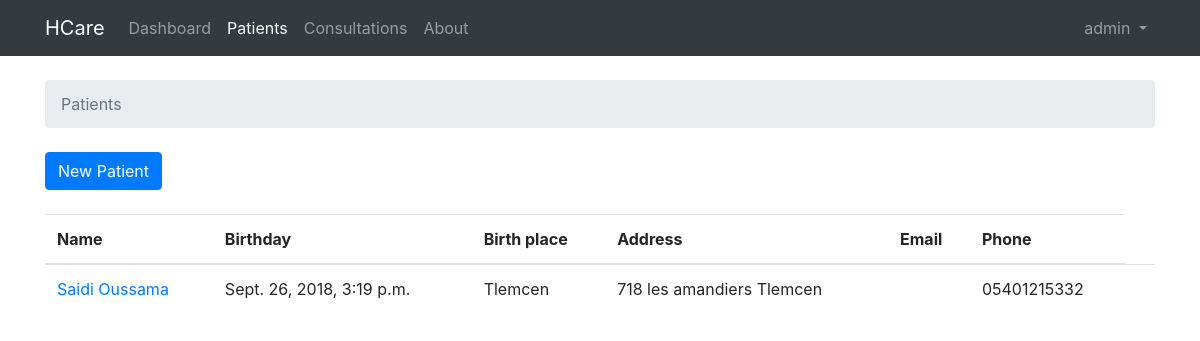
Before: /patients/?page=2 (signed in) with the older database file.
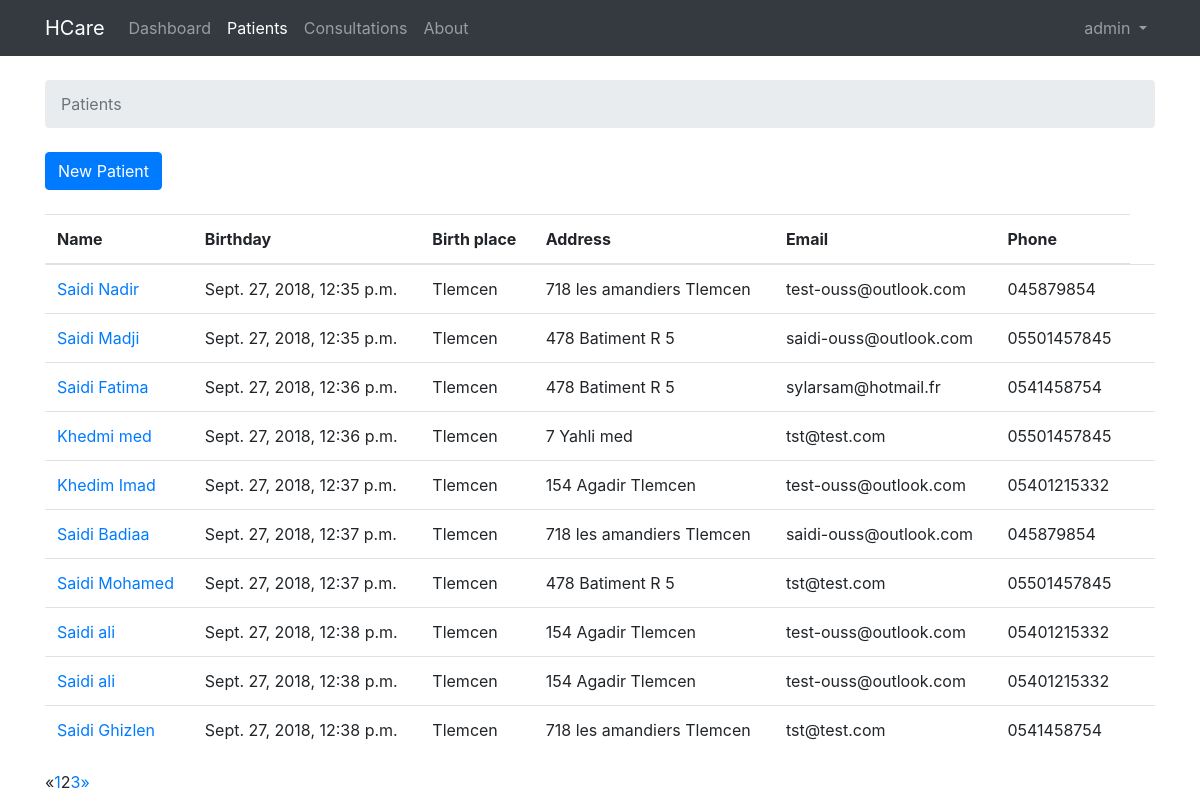
After: the same page with the newer database file.
### patient_followup/models.py (models this page shows, shortened)
class Patient(models.Model):
    sex_types = (
        ('f', 'Female'),
        ('m', 'Male'),
    )
    name = models.CharField(max_length=30)
    birthday = models.DateTimeField(auto_now_add=True)
    birthplace = models.CharField(max_length=30)
    sex = models.CharField(max_length=1,choices=sex_types)
    address = models.CharField(max_length=128)
    phone= models.CharField(max_length=13)
    email= models.CharField(max_length=254,default="")
    social_number = models.CharField(max_length=20)
    picture = models.ImageField(max_length=100)
    comment = models.TextField()

### patient_followup/views.py (the view)
# urls.py: url(r'^patients/$', views.patients, name='patients'),
@login_required
def patients(request):
    patient_list = Patient.objects.all()
    page = request.GET.get('page', 1)
    paginator = Paginator(patient_list, 10)
    try:
        patients = paginator.page(page)
    except PageNotAnInteger:
        patients = paginator.page(1)
    except EmptyPage:
        patients = paginator.page(paginator.num_pages)
    paginator = Paginator(patient_list, 10)
    return render(request, 'patients.html',{'patients':patients})

### templates/patients.html (shortened to what this page needs)
{% extends 'base.html' %}
{% block breadcrumb %}
  <li class="breadcrumb-item active">Patients</li>
{% endblock %}
{% block content %}
<div class="mb-4">
  <a href="{% url 'new_patient' %}" class="btn btn-primary">New Patient</a>
</div>
  <table class="table">
    <thead class="thead-inverse">
      <tr>
        <th>Name</th>
        <th>Birthday</th>
        <th>Birth place</th>
        <th>Address</th>
        <th>Email</th>
        <th>Phone</th>
      </tr>
    </thead>
    <tbody>
      {% for patient in patients %}
        <tr>
          <td>
            <a href="{% url 'patient' patient.pk %}">{{ patient.name }}</a>
          </td>
          <td class="align-middle">{{ patient.birthday }}</td>
          <td class="align-middle">{{ patient.birthplace }}</td>
          <td class="align-middle">{{ patient.address }}</td>
          <td class="align-middle">{{ patient.email }}</td>
          <td class="align-middle">{{ patient.phone }}</td>
          <td></td>
        </tr>
      {% endfor %}
    </tbody>
  </table>
{% if patients.has_other_pages %}
<ul class="pagination">
  {% if users.has_previous %}
    <li><a href="?page={{ patients.previous_page_number }}">&laquo;</a></li>
  {% else %}
    <li class="disabled"><span>&laquo;</span></li>
  {% endif %}
  {% for i in patients.paginator.page_range %}
    {% if patients.number == i %}
      <li class="active"><span>{{ i }} <span class="sr-only">(current)</span></span></li>
    {% else %}
      <li><a href="?page={{ i }}">{{ i }}</a></li>
    {% endif %}
  {% endfor %}
  {% if patients.has_next %}
    <li><a href="?page={{ patients.next_page_number }}">&raquo;</a></li>
  {% else %}
    <li class="disabled"><span>&raquo;</span></li>
  {% endif %}
</ul>
{% endif %}
{% endblock %}

### templates/base.html (shortened to what this page needs)
{% load static %}<!DOCTYPE html>
<html>
  <head>
    <link rel="stylesheet" href="{% static 'css/bootstrap.css' %}">
    <link rel="stylesheet" href="{% static 'css/base.css' %}">
  </head>
  <body>
    {% block body %}
    <div id="wrapper">
    <nav class="navbar navbar-expand-sm navbar-dark bg-dark">
      <div class="container">
        <a class="navbar-brand" href="{% url 'home' %}">HCare</a>
        <div class="collapse navbar-collapse" id="mainMenu">
         <ul class="navbar-nav mr-auto">
             <li class="nav-item {% if request.resolver_match.url_name == 'home' %}active{% endif %}">
                 <a class="nav-link" href="{% url 'home' %}">Dashboard</a>
             </li>
             <li class="nav-item">
                    <a class="nav-link {% if request.resolver_match.url_name == 'patients' %}active{% endif %}" href="{% url 'patients' %}">Patients</a>
            </li>
            <li class="nav-item">
                    <a class="nav-link" href="#">Consultations</a>
            </li>
            <li class="nav-item">
                    <a class="nav-link" href="#">About</a>
            </li>
         </ul>
          {% if user.is_authenticated %}
            <ul class="navbar-nav ml-auto">
              <li class="nav-item dropdown">
                <a class="nav-link dropdown-toggle" href="#" id="userMenu" data-toggle="dropdown" aria-haspopup="true" aria-expanded="false">
                  {{ user.username }}
                </a>
              </li>
            </ul>
          {% else %}
            <form class="form-inline ml-auto">
              <a href="{% url 'login' %}" class="btn btn-outline-secondary">Log in</a>
              <a href="{% url 'signup' %}" class="btn btn-primary ml-2">Sign up</a>
            </form>
          {% endif %}
        </div>
      </div>
    </nav>
      <div class="container">
        <ol class="breadcrumb my-4">
          {% block breadcrumb %}
          {% endblock %}
        </ol>
        {% block content %}
        {% endblock %}
      </div>
      </div>
    {% endblock body %}
  </body>
</html>

Changed rows visible on the page:
no longer on this page (row edited): Patient: name "Saidi Oussama", birthday "Sept. 26, 2018, 3:19 p.m.", birthplace "Tlemcen", address "718 les amandiers Tlemcen", phone "05401215332"
added Patient: name "Saidi Nadir", birthday "Sept. 27, 2018, 12:35 p.m.", birthplace "Tlemcen", address "718 les amandiers Tlemcen", email "test-ouss@outlook.com", phone "045879854"
added Patient: name "Saidi Madji", birthday "Sept. 27, 2018, 12:35 p.m.", birthplace "Tlemcen", address "478 Batiment R 5", email "saidi-ouss@outlook.com", phone "05501457845"
added Patient: name "Saidi Fatima", birthday "Sept. 27, 2018, 12:36 p.m.", birthplace "Tlemcen", address "478 Batiment R 5", email "sylarsam@hotmail.fr", phone "0541458754"
added Patient: name "Khedmi med", birthday "Sept. 27, 2018, 12:36 p.m.", birthplace "Tlemcen", address "7 Yahli med", email "tst@test.com", phone "05501457845"
added Patient: name "Khedim Imad", birthday "Sept. 27, 2018, 12:37 p.m.", birthplace "Tlemcen", address "154 Agadir Tlemcen", email "test-ouss@outlook.com", phone "05401215332"
added Patient: name "Saidi Badiaa", birthday "Sept. 27, 2018, 12:37 p.m.", birthplace "Tlemcen", address "718 les amandiers Tlemcen", email "saidi-ouss@outlook.com", phone "045879854"
added Patient: name "Saidi Mohamed", birthday "Sept. 27, 2018, 12:37 p.m.", birthplace "Tlemcen", address "478 Batiment R 5", email "tst@test.com", phone "05501457845"
added Patient: name "Saidi ali", birthday "Sept. 27, 2018, 12:38 p.m.", birthplace "Tlemcen", address "154 Agadir Tlemcen", email "test-ouss@outlook.com", phone "05401215332"
added Patient: name "Saidi ali", birthday "Sept. 27, 2018, 12:38 p.m.", birthplace "Tlemcen", address "154 Agadir Tlemcen", email "test-ouss@outlook.com", phone "05401215332"
added Patient: name "Saidi Ghizlen", birthday "Sept. 27, 2018, 12:38 p.m.", birthplace "Tlemcen", address "718 les amandiers Tlemcen", email "tst@test.com", phone "0541458754"
Other visible differences:
new list line: "1"
new list line: "2"
new list line: "3"
